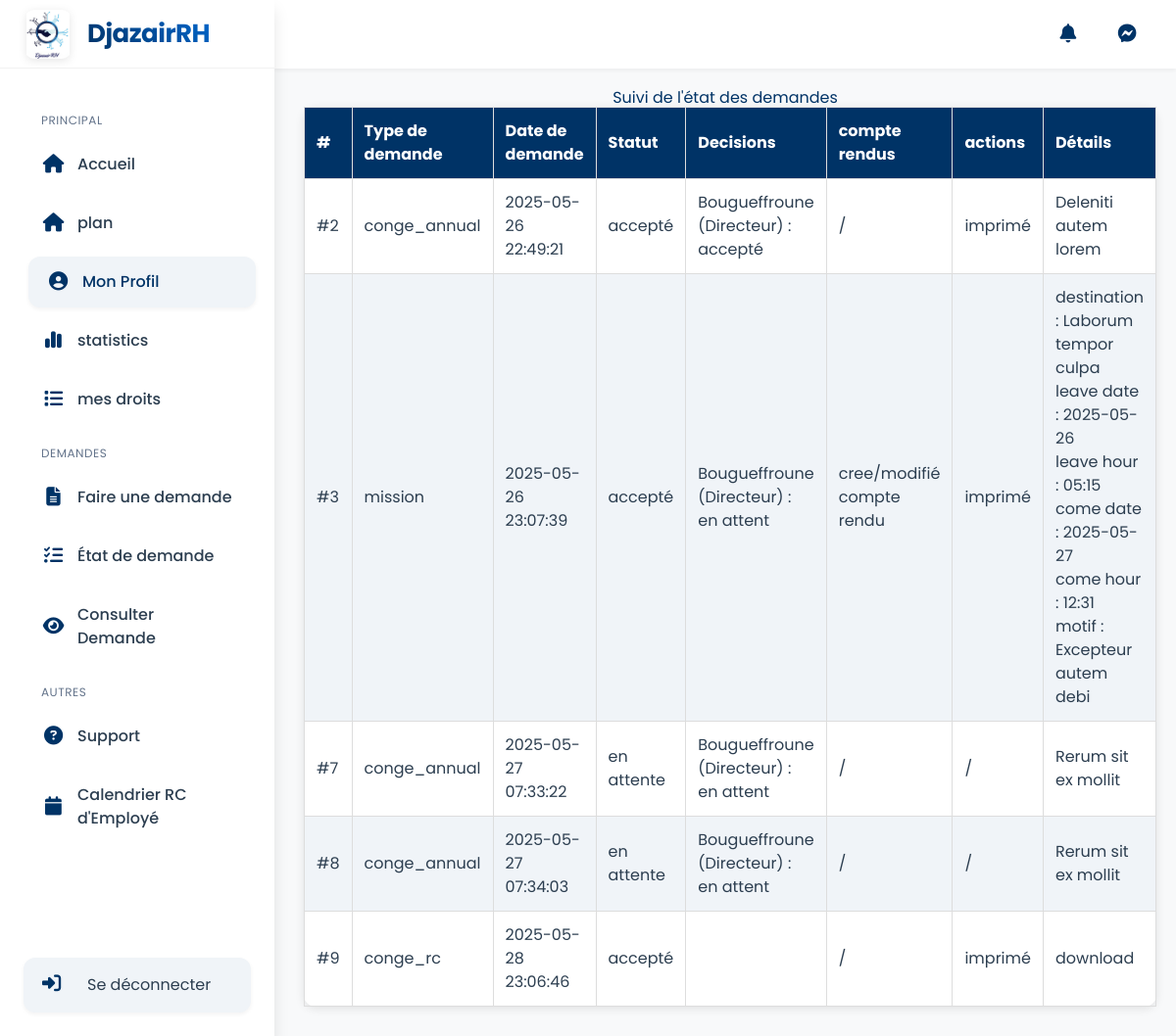
Before: /dashboard/demands/list.php (signed in) with the older database file.
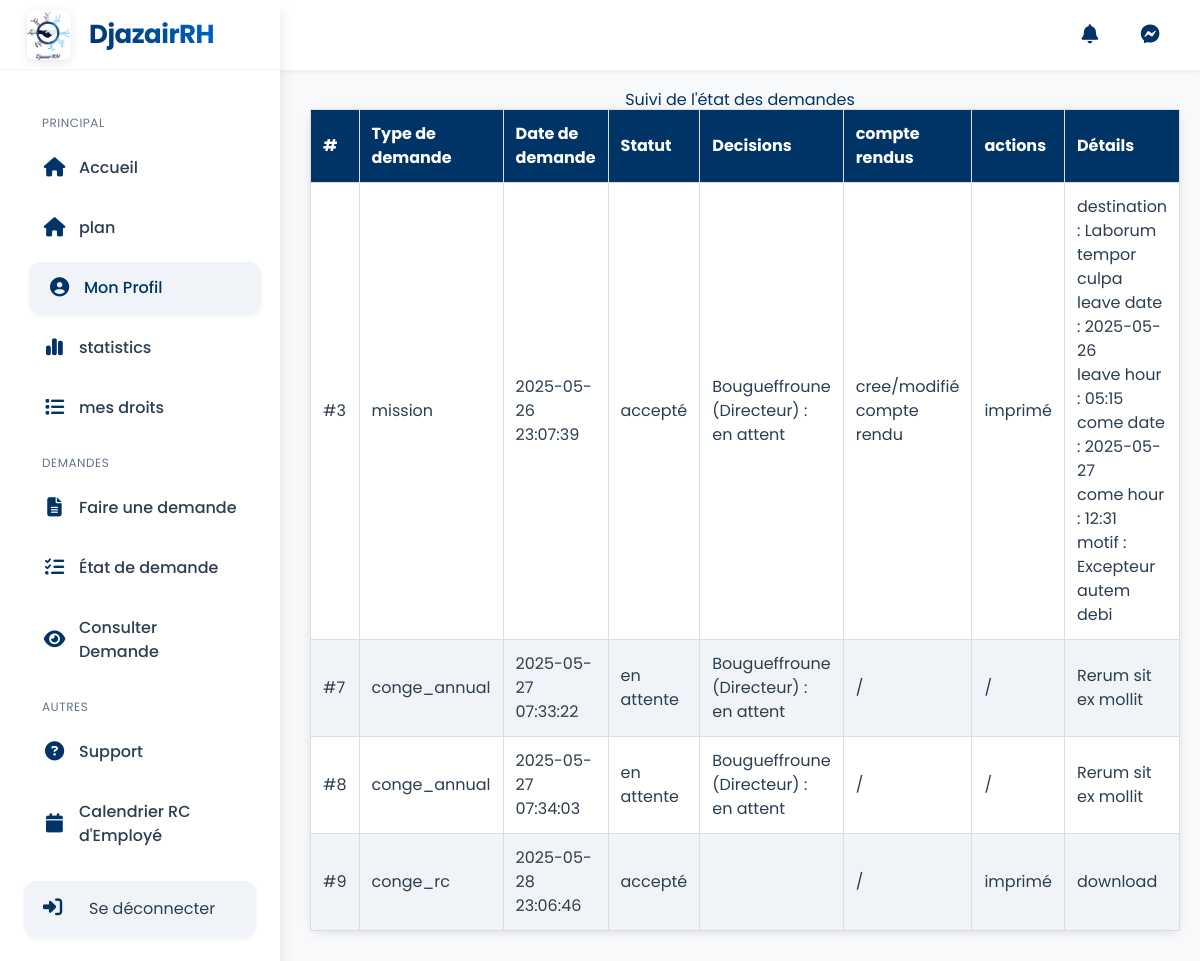
After: the same page with the newer database file.
### tables this page shows
CREATE TABLE IF NOT EXISTS `demands` (
  `id` int NOT NULL AUTO_INCREMENT,
  `employee_id` int DEFAULT NULL,
  `type` varchar(50) NOT NULL,
  `duree` int unsigned NOT NULL DEFAULT '30',
  `description` tinytext,
  `date_debut` date DEFAULT NULL,
  `date_fin` date DEFAULT NULL,
  `info` tinytext,
  `date_depose` timestamp NULL DEFAULT NULL,
  `status` enum('accepted','rejected','waiting') NOT NULL,
  PRIMARY KEY (`id`),
  KEY `FK_demands_employees` (`employee_id`),
  CONSTRAINT `FK_demands_employees` FOREIGN KEY (`employee_id`) REFERENCES `employees` (`id`) ON DELETE CASCADE
);

CREATE TABLE IF NOT EXISTS `demand_lifecycle` (
  `demand_id` int NOT NULL DEFAULT '1',
  `decision` enum('accepted','rejected','waiting') NOT NULL DEFAULT 'waiting',
  `superior_id` int NOT NULL DEFAULT '0',
  `took_at` timestamp NULL DEFAULT NULL,
  KEY `FK__demands` (`demand_id`),
  KEY `FK_demand_lifecycle_employees` (`superior_id`),
  CONSTRAINT `FK_demand_lifecycle_employees` FOREIGN KEY (`superior_id`) REFERENCES `employees` (`id`)
);

CREATE TABLE IF NOT EXISTS `employees` (
  `id` int NOT NULL AUTO_INCREMENT,
  `substitute_id` int DEFAULT NULL,
  `superior_id` int DEFAULT NULL,
  `base_payment` int unsigned DEFAULT NULL,
  `matricule` int DEFAULT NULL,
  `prenom` varchar(255) NOT NULL,
  `nom` varchar(255) NOT NULL,
  `email_professionnel` varchar(255) NOT NULL,
  `phone` varchar(255) DEFAULT NULL,
  `start_date` date DEFAULT NULL,
  `password` varchar(255) NOT NULL,
  `departement_id` int DEFAULT NULL,
  `service_id` int DEFAULT NULL,
  `role_id` int DEFAULT NULL,
  `compte_valid` enum('1','0','waiting') DEFAULT 'waiting',
  `profile_photo` varchar(50) DEFAULT NULL,
  `birth_day` date DEFAULT NULL,
  `birth_place` varchar(50) DEFAULT NULL,
  `etat_civil` enum('celibataire','marie','divorce','veuf','') DEFAULT NULL,
  PRIMARY KEY (`id`),
  UNIQUE KEY `email_professionnel` (`email_professionnel`),
  UNIQUE KEY `matricule` (`matricule`),
  KEY `departement_id` (`departement_id`),
  KEY `service_id` (`service_id`),
  KEY `role_id` (`role_id`),
  KEY `FK_employees_employees` (`superior_id`),
  KEY `FK_employees_employees_2` (`substitute_id`) USING BTREE,
  CONSTRAINT `employees_ibfk_1` FOREIGN KEY (`departement_id`) REFERENCES `departements` (`id`),
  CONSTRAINT `employees_ibfk_2` FOREIGN KEY (`service_id`) REFERENCES `services` (`id`),
  CONSTRAINT `employees_ibfk_3` FOREIGN KEY (`role_id`) REFERENCES `roles` (`id`),
  CONSTRAINT `FK_employees_employees` FOREIGN KEY (`superior_id`) REFERENCES `employees` (`id`),
  CONSTRAINT `FK_employees_employees_2` FOREIGN KEY (`substitute_id`) REFERENCES `employees` (`id`) ON DELETE SET NULL
);

CREATE TABLE IF NOT EXISTS `roles` (
  `id` int NOT NULL AUTO_INCREMENT,
  `nom` varchar(255) NOT NULL,
  PRIMARY KEY (`id`)
);

### functions/user.php (called while the page is built, shortened)
<?php
if (! function_exists('get_user_demands')) {
    function get_user_demands(string $user_id)
    {
        $db = load_db();
        $sql = "SELECT `id` FROM `demands` WHERE `employee_id` = ?";
        $stmt = $db->prepare($sql);
        try {
            $stmt->execute([$user_id]);
        } catch (PDOException $e) {
            die($e->getMessage());
        }
        $demands = $stmt->fetchAll(PDO::FETCH_ASSOC);
        $demands_w = [];
        foreach($demands as $demand){
            $demands_w[] = get_demand_with_lifecycle($demand['id']);
        }
        return $demands_w;
    }
}
if (!function_exists('fetch_user_information')) {
    function fetch_user_information(string $user_id, $check = true): array
    {
        $db = load_db();
        $sql = "SELECT * FROM `employees` WHERE id=?";
        $result = $db->prepare($sql);
        $result->execute([$user_id]);
        $user = $result->fetch(PDO::FETCH_ASSOC);
        $user['role'] = get_role($user['role_id']);
        $user['service'] = get_service($user['service_id']);
        $user['department'] = get_department($user['departement_id']);
        $user['superior'] = empty($user['superior_id']) ? null :  get_user($user['superior_id']);
        $user['address'] = !empty($user['address_id']) ? get_address($user['user_id']) : [];
        $user['substitute'] = !empty($user['substitute_id']) ? get_user($user['substitute_id']) : null;
        return $user;
    }
}

### functions/auth.php (called while the page is built, shortened)
<?php
if( !function_exists('get_user') ){
    function get_user($id){
        $db = load_db();
        $sql = "SELECT * FROM employees WHERE id = ?";
        $stmt = $db->prepare($sql);
        $stmt->execute([$id]);
        if( $stmt->rowCount() > 0 ){
            $user = $stmt->fetch(PDO::FETCH_ASSOC);
            unset($user['password']);
            return $user;
        }
        return null;
    }
}

### dashboard/demands/list.php (the view, shortened to what the changed rows need)
<?php
$user = fetch_user_information($_SESSION['user_id']);
$user_demands = get_user_demands($_SESSION['user_id']);
?>
<!DOCTYPE html>
<html lang="fr">
<head>
</head>
<body x-data="body">
    <div class="main-content">
        <h1>Suivi de l'état des demandes</h1>
        <table>
            <thead>
                <tr>
                    <th>#</th>
                    <th>Type de demande</th>
                    <th>Date de demande</th>
                    <th>Statut</th>
                    <th>
                        Decisions
                    </th>
                    <th>
                        compte rendus
                    </th>
                    <th>
                        actions
                    </th>
                    <th>Détails</th>
                </tr>
            </thead>
            <tbody>
                <?php foreach ($user_demands as $demand): ?>
                    <?php $info = json_decode($demand['info'], true) ?>
                    <tr>
                        <td>
                            #<?= $demand['id'] ?>
                        </td>
                        <td>
                            <?= $demand['type'] ?>
                        </td>
                        <td>
                            <?= $demand['date_depose'] ?>
                        </td>
                        <td>
                            <?= $demand['status'] == 'accepted' ? 'accepté' : ($demand['status'] == 'rejected' ? 'rejeté' : 'en attente'); ?>
                        </td>
                        <td>
                            <ul>
                                <?php foreach ($demand['lifecycle'] as $step): $superior = fetch_user_information($step['superior_id']); ?>
                                    <li>
                                        <?= sprintf("%s (%s) :", $superior['nom'], $superior['role']['nom']) ?> <?= $step['decision'] == 'accepted' ? 'accepté' : ($step['decision'] == 'waiting' ? 'en attent' : 'rejeté') ?>
                                    </li>
                                <?php endforeach; ?>
                            </ul>
                        </td>
                        <td>
                            <?php if (in_array($demand['type'], ['mission', 'deplacement'])): ?>
                                <?php if ($demand['status'] == 'accepted'): ?>
                                    <a href="<?= url('dashboard/compte-rendus/' . $demand['type'] . '.php?demand_id=' . $demand['id']) ?>">
                                        cree/modifié compte rendu
                                    </a>
                                <?php else: ?>
                                    en attent d'accepter
                                <?php endif; ?>
                            <?php else: ?>
                                /
                            <?php endif; ?>
                        </td>
                        <td>
                            <?php if ($demand['status'] == 'accepted'): ?>
                                <a href="<?= url('dashboard/demands/view.php?demand=' . $demand['id'] . '&type='. $demand['type']) ?>">
                                    imprimé
                                </a>
                            <?php else: ?>
                                /
                            <?php endif ?>
                        </td>
                        <td>
                            <?php if ($info['type'] == 'text'): ?>
                                <?= $info['content'] ?>
                            <?php elseif ($info['type'] == 'keys'): ?>
                                <ul>
                                    <?php foreach ($info['content'] as $key => $value): ?>
                                        <li>
                                            <?= $key ?> : <?= $value ?>
                                        </li>
                                    <?php endforeach; ?>
                                </ul>
                            <?php else: ?>
                                <a href="<?= url('storage/' . $info['content']) ?>" download="file.pdf">
                                    download
                                </a>
                            <?php endif; ?>
                        </td>
                    </tr>
                <?php endforeach; ?>
            </tbody>
        </table>
    </div>
</body>
</html>

Changed rows visible on the page:
no longer on this page (row edited): demands: id "2", type "conge_annual", date_depose "2025-05-26 22:49:21", status "accepté", info "Deleniti autem lorem"
no longer on this page (row unchanged): demand_lifecycle: superior.nom "Bougueffroune", roles.nom "Directeur", decision "accepté", shown under "2"
